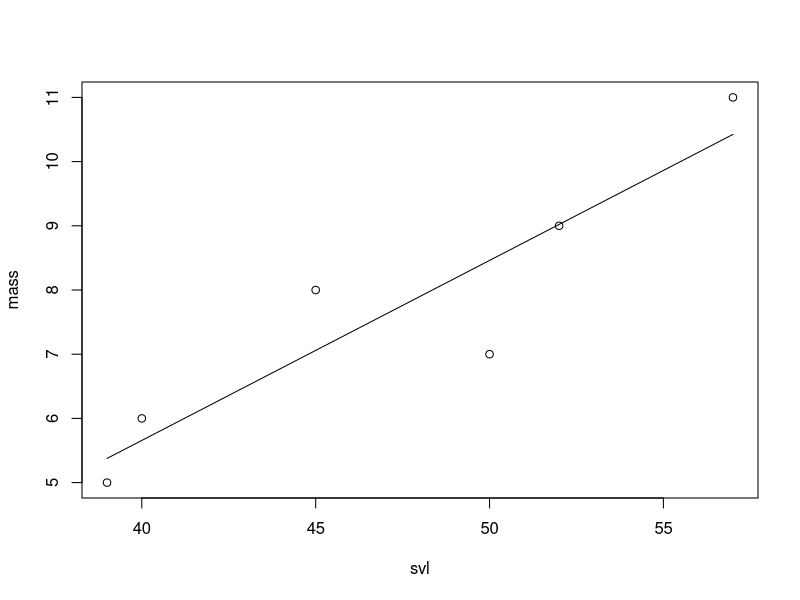
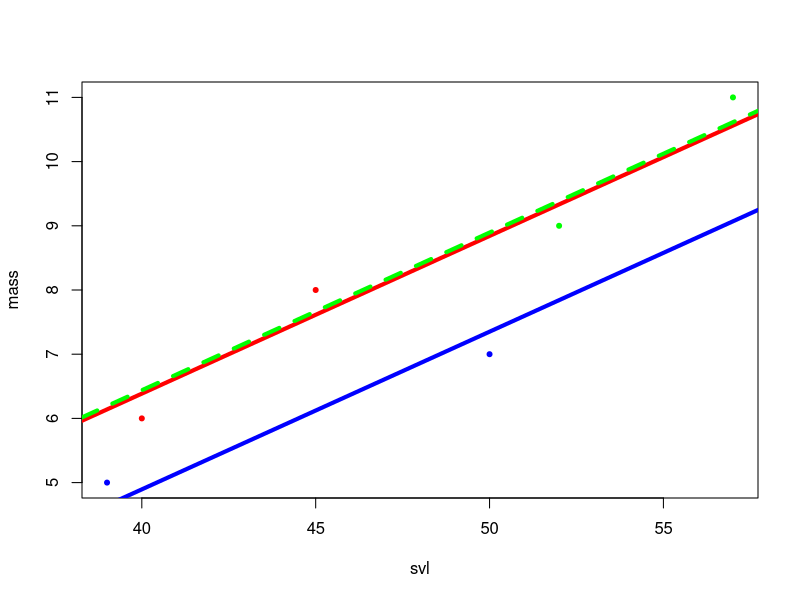
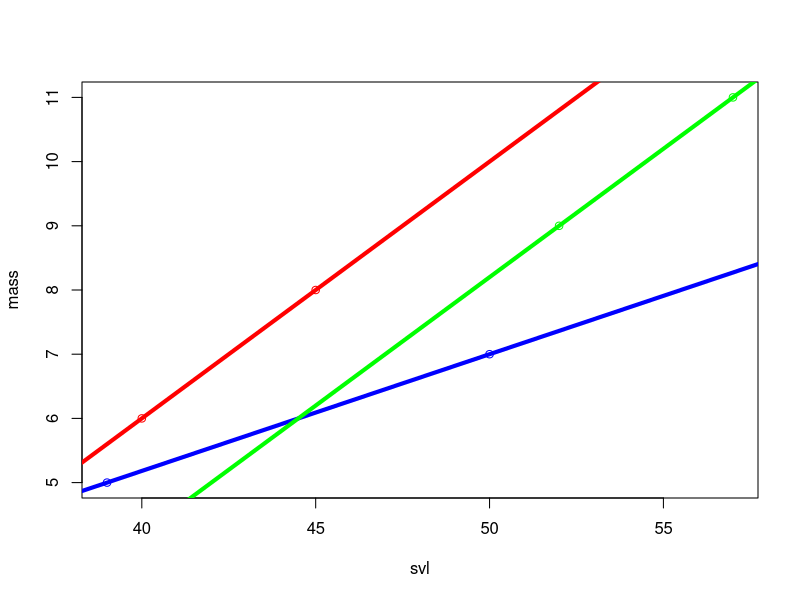

Write the R code that produced these figures, in order.

# snake dataset -----------------------------------------------------------

mass   <- c(6, 8,5,7,9,11)
pop    <- factor(c(1,1,2,2,3,3)) #Factor is categorical
region <- factor(c(1,1,1,1,2,2))
region2 <- factor(c("A", "A", "A", "B", "B", "B"))
hab    <- factor(c(1,2,3,1,2,3))
svl    <- c(40, 45,39,50,52,57)

data <-cbind(mass,pop,region,hab,svl)

# model of the mean -------------------------------------------------------

# still a statistical model
# deterministic part: the mean
# random part: the variance/sd

#Mean is still a type of model
m <- lm(mass ~ 1) # ~ as a function of
summary(m)

model.matrix(m) #Will give model matrix of linear models



# t-test ------------------------------------------------------------------

# effects parameterization
# note the reference category
m <- lm(mass ~ region) #Effects parametizationAlha (intercept) ismean of region 1 snakes. Beta is region 2-difference between means of snakes. P value is effective of difference between 1 and 2
m <- lm(mass ~ region - 1) #mean parametization. P vals are both existence of mass in both regions (snakes are real!)
m2 <- lm(mass ~ region2)#only thing this is showing you is that R will list either aplhabetically or numerically depending on what the datatype
summary(m2)

summary(m)
model.matrix(m) #Different depending on if you're doing Effects or mean parameterization
#doing a t test in base r assumes variances are equal (called welches t test) so if your variances ARE different, you will get different results between the two


# means parameterization
# simpler to interpret but no p-value for the comparison
m <- lm(mass ~ region -1)
summary(m)
model.matrix(m)

# remember: statistically, these two models are the same



# simple linear regression ------------------------------------------------


m <- lm(mass ~ svl)#intercept is mass of snek with no length
summary(m)
model.matrix(m)
model.matrix(~ svl)

svl_p <- seq(min(svl),max(svl),length.out = length(svl))

svl_preds <- m$coefficients[1] + m$coefficients[2]*svl_p

plot(mass ~ svl)
lines(svl_preds ~ svl_p)


# one-way anova -----------------------------------------------------------

# effects parameterization
m <- lm(mass ~ pop) #pop has 3 cats. intercept is mean mass of pop1. all other estimates are differences of means compared to pop 1. Effects parameterization
summary(m)
model.matrix(m)

# means parameterization
m <- lm(mass ~ pop - 1) #Only have 1 degrere of freedom so st error is gonna be weird. Here, estimates are means at each pop. NOT telling us if pops are different from eachother
summary(m)
model.matrix(m)


# two-way anova  ----------------------------------------------------

#two categorical explan variables habitat has 3 cats, region has 2 cats
# effects parameterization
m <- lm(mass ~ region + hab) #intercept: mean of snakes in region 1, habitat 1. region2 Effect of region 2 compared to region 1, averaged across habitats
#hab2 is effect of hap 3 ompared to region 1 averaged across regions
summary(m)
model.matrix(m)

# means parameterization - but not really 
# because can't only be in a habitat, 
# must also be in a region
m <- lm(mass ~ region + hab -1) #Hard to mean parameterize because you cant be in a region and not a habitat
summary(m)
model.matrix(m) #region 1 and region 2 means work fine. 

# interaction effects parameterization
# note: we run out of df because there are no reg 2 snakes in hab 1
m <- lm(mass ~ region * hab ) #mass is responding to two things at once. Because our examples is so small it runs out of dfs so it can't interpret everything.
#comparing to region1: region 2 across habs, hab 1 across regions, hab 2 across regions, and then region2 hab2 vs 1, region 2 hab3 against 1
summary(m)
model.matrix(m)
#if you ever have interactive effects, plot first!!!! Hard to understand interactions


# means parameterizatoin
m <- lm(mass ~ region * hab - 1 - region - hab)#Can look at relations btwn all individual combos
summary(m)
model.matrix(m)

# ancova ------------------------------------------------------------------

#1 discrete, 1 cont
# main effects - effects parameterization
# effect of svl not dependent upon pop
m <- lm(mass ~ pop + svl) #2 effects and 1 slope of length?
summary(m)

plot(svl,mass,col=c(rep("red",2),rep("blue",2),rep("green",2)), pch = 20)
abline(m$coef[1],m$coef[4],lwd = 4, col="red")
abline(m$coef[1]+m$coef[2],m$coef[4], lwd = 4, col="blue")
abline(m$coef[1]+m$coef[3],m$coef[4], lwd = 4, lty = 2, col="green")
#Lines are different but all have same slope

# main effects - mean parameterization
# hard to interpret with so little data
m <- lm(mass ~ pop  + svl -1) #Estimate for each thing. some will be negs
model.matrix(m)
summary(m)
data

# interactive effects
# effects of svl depend on which pop the snake is in
# i.e., there are different slopes and different intercepts
# effects parameterization
m <- lm(mass ~ pop * svl) #mass vs snl depends on what pop you're in. comparing each thing to pop1. This is really hard to interpret
summary(m)
model.matrix(m)

#plotting makes this easier. Slopes and interceprs are different
plot(svl,mass,col=c(rep("red",2),rep("blue",2),rep("green",2)))
abline(m$coef[1],m$coef[4],lwd = 4,col="red")
abline(m$coef[1]+m$coef[2],m$coef[4] + m$coef[5],lwd = 4,col="blue")
abline(m$coef[1]+m$coef[3],m$coef[4] + m$coef[6],lwd = 4,col="green")

# means parameterization
# easier to interpet b/c we get three slopes
m <- lm(mass ~ pop * svl - svl -1) #means paramterization
summary(m)
model.matrix(m)


